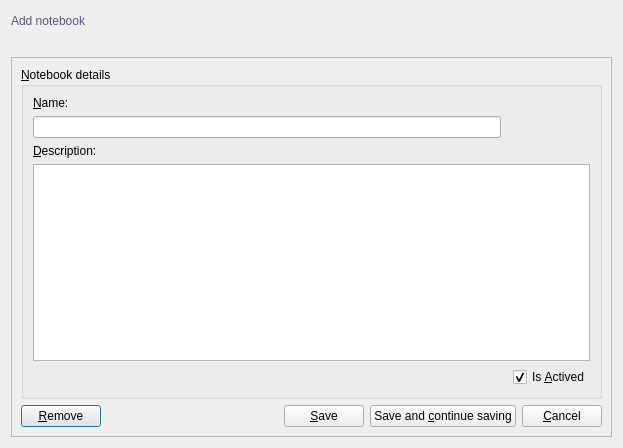
<?xml version="1.0" encoding="UTF-8"?>
<ui version="4.0">
 <class>NotebookForm</class>
 <widget class="QDialog" name="NotebookForm">
  <property name="geometry">
   <rect>
    <x>0</x>
    <y>0</y>
    <width>623</width>
    <height>448</height>
   </rect>
  </property>
  <property name="windowTitle">
   <string>Notebook :: Form</string>
  </property>
  <property name="windowIcon">
   <iconset resource="resources.qrc">
    <normaloff>:/default/static/default/icons/22x22/face-devilish.png</normaloff>:/default/static/default/icons/22x22/face-devilish.png</iconset>
  </property>
  <layout class="QGridLayout" name="gridLayout_3">
   <item row="0" column="0">
    <layout class="QHBoxLayout" name="horizontalLayout_2">
     <item>
      <widget class="QLabel" name="titleLabel">
       <property name="styleSheet">
        <string notr="true">color: rgb(85, 85, 127);
font: 75 14pt &quot;DejaVu Sans Mono&quot;;</string>
       </property>
       <property name="text">
        <string>Add notebook</string>
       </property>
      </widget>
     </item>
     <item>
      <spacer name="horizontalSpacer_3">
       <property name="orientation">
        <enum>Qt::Horizontal</enum>
       </property>
       <property name="sizeHint" stdset="0">
        <size>
         <width>40</width>
         <height>20</height>
        </size>
       </property>
      </spacer>
     </item>
    </layout>
   </item>
   <item row="1" column="0">
    <widget class="QLabel" name="statusLabel">
     <property name="text">
      <string/>
     </property>
    </widget>
   </item>
   <item row="2" column="0">
    <widget class="QFrame" name="frame">
     <property name="frameShape">
      <enum>QFrame::StyledPanel</enum>
     </property>
     <property name="frameShadow">
      <enum>QFrame::Raised</enum>
     </property>
     <layout class="QGridLayout" name="gridLayout_2">
      <item row="0" column="0">
       <widget class="QGroupBox" name="notebookGroupBox">
        <property name="title">
         <string>&amp;Notebook details</string>
        </property>
        <layout class="QGridLayout" name="gridLayout">
         <item row="0" column="0">
          <widget class="QLabel" name="nameLabel">
           <property name="text">
            <string>&amp;Name:</string>
           </property>
           <property name="buddy">
            <cstring>nameLineEdit</cstring>
           </property>
          </widget>
         </item>
         <item row="2" column="0" colspan="2">
          <widget class="QLabel" name="descriptionLabel">
           <property name="text">
            <string>&amp;Description:</string>
           </property>
           <property name="buddy">
            <cstring>descriptionTextEdit</cstring>
           </property>
          </widget>
         </item>
         <item row="3" column="0" colspan="3">
          <widget class="QTextEdit" name="descriptionTextEdit"/>
         </item>
         <item row="4" column="0">
          <spacer name="horizontalSpacer_2">
           <property name="orientation">
            <enum>Qt::Horizontal</enum>
           </property>
           <property name="sizeHint" stdset="0">
            <size>
             <width>407</width>
             <height>20</height>
            </size>
           </property>
          </spacer>
         </item>
         <item row="4" column="2">
          <widget class="QCheckBox" name="isActivedCheckBox">
           <property name="text">
            <string>Is &amp;Actived</string>
           </property>
           <property name="checked">
            <bool>true</bool>
           </property>
          </widget>
         </item>
         <item row="1" column="0">
          <widget class="QLineEdit" name="nameLineEdit"/>
         </item>
        </layout>
       </widget>
      </item>
      <item row="1" column="0">
       <layout class="QHBoxLayout" name="horizontalLayout">
        <item>
         <widget class="QPushButton" name="removePushButton">
          <property name="text">
           <string>&amp;Remove</string>
          </property>
          <property name="icon">
           <iconset resource="resources.qrc">
            <normaloff>:/default/static/default/icons/22x22/edit-delete.png</normaloff>:/default/static/default/icons/22x22/edit-delete.png</iconset>
          </property>
          <property name="shortcut">
           <string>Ctrl+Del</string>
          </property>
         </widget>
        </item>
        <item>
         <spacer name="horizontalSpacer">
          <property name="orientation">
           <enum>Qt::Horizontal</enum>
          </property>
          <property name="sizeHint" stdset="0">
           <size>
            <width>40</width>
            <height>20</height>
           </size>
          </property>
         </spacer>
        </item>
        <item>
         <widget class="QPushButton" name="savePushButton">
          <property name="text">
           <string>&amp;Save</string>
          </property>
          <property name="icon">
           <iconset resource="resources.qrc">
            <normaloff>:/default/static/default/icons/22x22/dialog-ok-apply.png</normaloff>:/default/static/default/icons/22x22/dialog-ok-apply.png</iconset>
          </property>
          <property name="shortcut">
           <string>Ctrl+S</string>
          </property>
         </widget>
        </item>
        <item>
         <widget class="QPushButton" name="saveAndContinueSavingPushButton">
          <property name="text">
           <string>Save and &amp;continue saving</string>
          </property>
          <property name="icon">
           <iconset resource="resources.qrc">
            <normaloff>:/default/static/default/icons/22x22/dialog-ok.png</normaloff>:/default/static/default/icons/22x22/dialog-ok.png</iconset>
          </property>
          <property name="shortcut">
           <string>Ctrl+Shift+S</string>
          </property>
         </widget>
        </item>
        <item>
         <widget class="QPushButton" name="cancelPushButton">
          <property name="text">
           <string>&amp;Cancel</string>
          </property>
          <property name="icon">
           <iconset resource="resources.qrc">
            <normaloff>:/default/static/default/icons/22x22/dialog-cancel.png</normaloff>:/default/static/default/icons/22x22/dialog-cancel.png</iconset>
          </property>
          <property name="shortcut">
           <string>Ctrl+W</string>
          </property>
         </widget>
        </item>
       </layout>
      </item>
     </layout>
    </widget>
   </item>
  </layout>
 </widget>
 <tabstops>
  <tabstop>nameLineEdit</tabstop>
  <tabstop>descriptionTextEdit</tabstop>
  <tabstop>isActivedCheckBox</tabstop>
  <tabstop>savePushButton</tabstop>
  <tabstop>saveAndContinueSavingPushButton</tabstop>
  <tabstop>removePushButton</tabstop>
  <tabstop>cancelPushButton</tabstop>
 </tabstops>
 <resources>
  <include location="resources.qrc"/>
 </resources>
 <connections/>
</ui>
